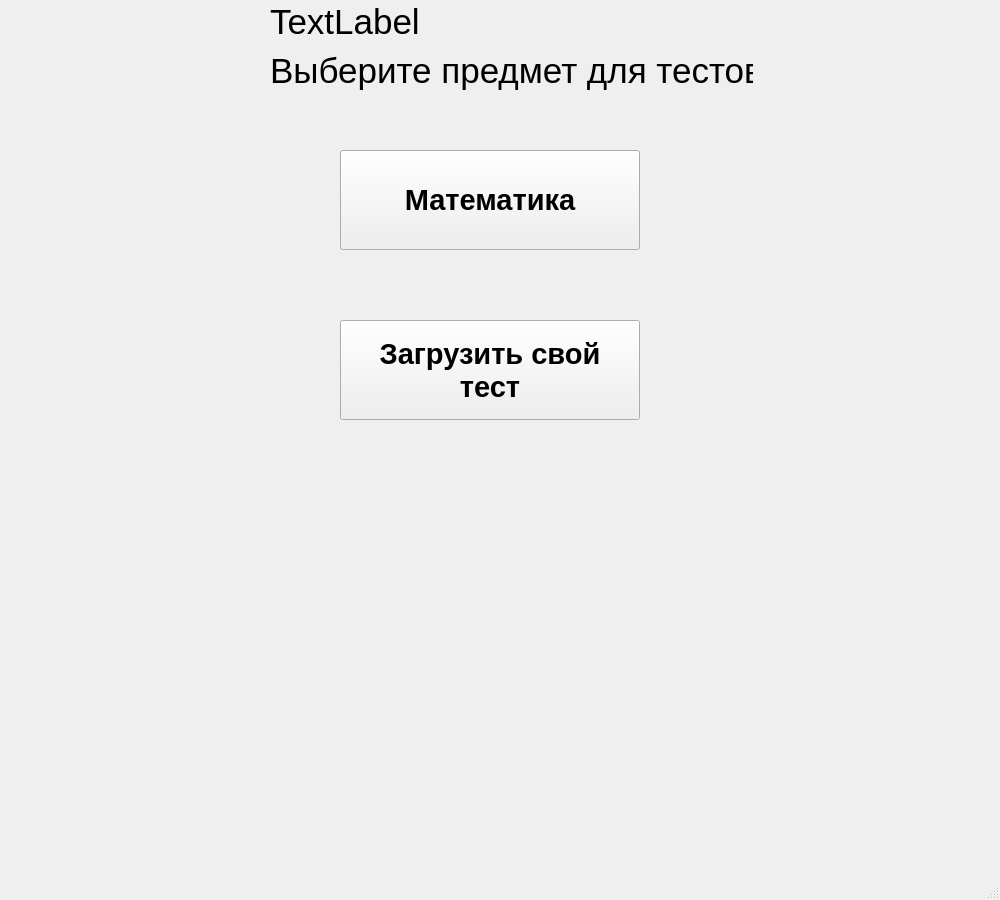
<?xml version="1.0" encoding="UTF-8"?>
<ui version="4.0">
 <class>SecondPage</class>
 <widget class="QMainWindow" name="SecondPage">
  <property name="geometry">
   <rect>
    <x>0</x>
    <y>0</y>
    <width>1000</width>
    <height>900</height>
   </rect>
  </property>
  <property name="windowTitle">
   <string>MainWindow</string>
  </property>
  <widget class="QWidget" name="centralwidget">
   <widget class="QWidget" name="gridLayoutWidget">
    <property name="geometry">
     <rect>
      <x>270</x>
      <y>0</y>
      <width>483</width>
      <height>92</height>
     </rect>
    </property>
    <layout class="QGridLayout" name="gridLayout">
     <item row="0" column="0">
      <widget class="QLabel" name="greet">
       <property name="font">
        <font>
         <pointsize>26</pointsize>
        </font>
       </property>
       <property name="text">
        <string>TextLabel</string>
       </property>
      </widget>
     </item>
     <item row="2" column="0">
      <widget class="QLabel" name="que">
       <property name="font">
        <font>
         <pointsize>26</pointsize>
        </font>
       </property>
       <property name="text">
        <string>Выберите предмет для тестов</string>
       </property>
      </widget>
     </item>
    </layout>
   </widget>
   <widget class="QPushButton" name="math">
    <property name="geometry">
     <rect>
      <x>340</x>
      <y>150</y>
      <width>300</width>
      <height>100</height>
     </rect>
    </property>
    <property name="font">
     <font>
      <pointsize>22</pointsize>
      <weight>75</weight>
      <bold>true</bold>
     </font>
    </property>
    <property name="text">
     <string>Математика</string>
    </property>
   </widget>
   <widget class="QPushButton" name="load_test">
    <property name="geometry">
     <rect>
      <x>340</x>
      <y>320</y>
      <width>300</width>
      <height>100</height>
     </rect>
    </property>
    <property name="font">
     <font>
      <pointsize>22</pointsize>
      <weight>75</weight>
      <bold>true</bold>
     </font>
    </property>
    <property name="text">
     <string>Загрузить свой
тест</string>
    </property>
   </widget>
  </widget>
  <widget class="QMenuBar" name="menubar">
   <property name="geometry">
    <rect>
     <x>0</x>
     <y>0</y>
     <width>1000</width>
     <height>21</height>
    </rect>
   </property>
  </widget>
  <widget class="QStatusBar" name="statusbar"/>
 </widget>
 <resources/>
 <connections/>
</ui>
